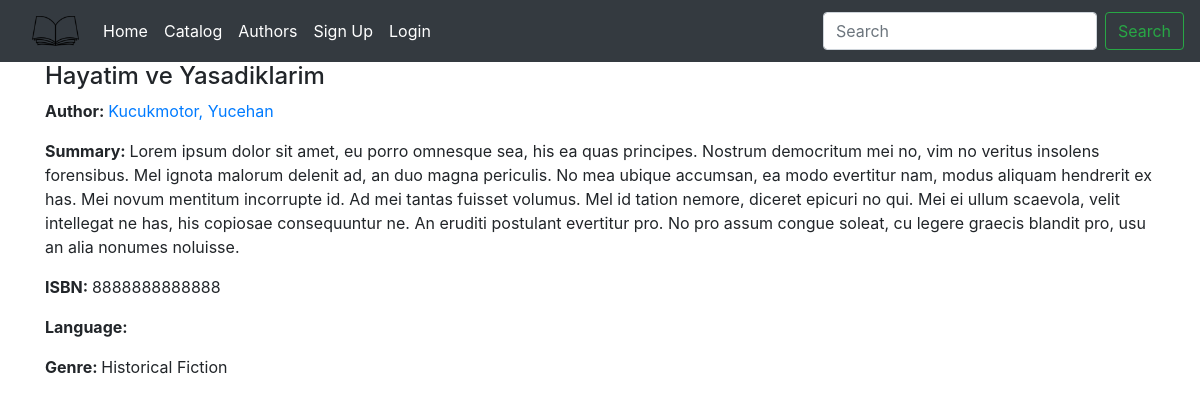
The app's page /catalog/6, older data.
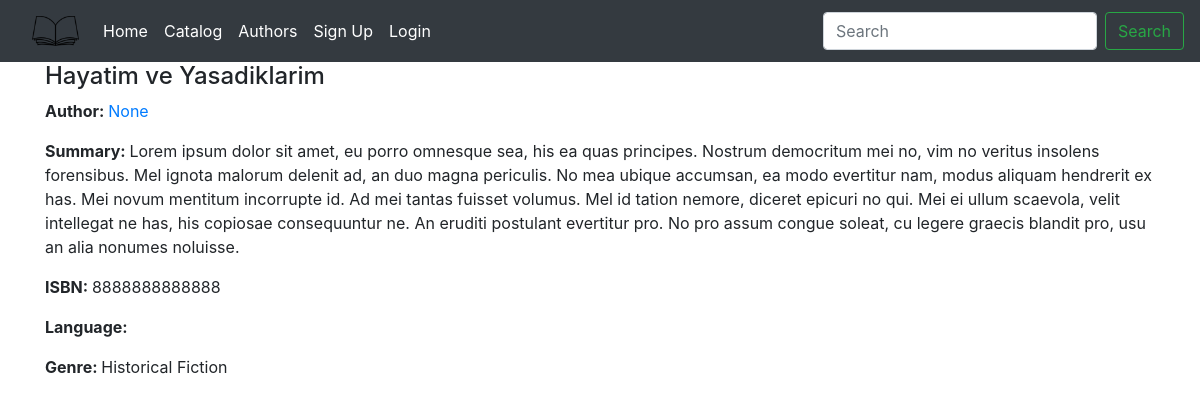
The same page, newer data.
### library_app/models.py (models this page shows, shortened)
class Book(models.Model):
    title = models.CharField(max_length=200)
    author = models.ForeignKey('Author', on_delete=models.SET_NULL, null=True)
    summary = models.TextField(max_length=1000,
                help_text='Enter a brief description of the book',
                null=True, blank=True)
    isbn = models.CharField('ISBN', max_length=13,
    help_text='13 Character <a href="https://www.isbn-international.org/content/what-isbn">ISBN number</a>',
    null=True, blank=True)
    genre = models.ManyToManyField(Genre,
                                   help_text='Select a genre for this book')
    def display_genre(self):
        """Create a string for the genre. This is required to display
        genre in Admin"""
        return ', '.join(genre.name for genre in self.genre.all()[:3])
    display_genre.short_description = 'Genre'

class Author(models.Model):
    first_name = models.CharField(max_length=50)
    last_name = models.CharField(max_length=75)
    date_of_birth = models.DateField(null=True, blank=True)
    date_of_death = models.DateField(verbose_name='Died', null=True, blank=True)
    bio = models.TextField(max_length=750, verbose_name='Author Biography',
                            default=None, null=True,
                            blank=True)
    def __str__(self):
        return f'{self.last_name}, {self.first_name}'
    class Meta:
        ordering = ['last_name', 'first_name']

### library_app/views.py (the view)
# urls.py: path('catalog/<int:pk>', views.BookDetailView.as_view(),
class BookDetailView(generic.DetailView):
    model = models.Book

### library_app/models.py (called while the page is built)
    def __str__(self):
        return self.name

### library_app/templates/library_app/book_detail.html (shortened to what this page needs)
{% extends "base.html" %}
{% block content %}
  <h4>{{ book.title }}</h4>
  <p><strong>Author: </strong><a href="{% url 'library_app:author-detail'  book.author.pk %}">{{book.author}}</a></p>
  <p><strong>Summary: </strong>{{book.summary}}</p>
  <p><strong>ISBN: </strong>{{book.isbn}}</p>
  <p><strong>Language: </strong>{{book.language}}</p>
  <p><strong>Genre: </strong>
    {% for genre in book.genre.all %}
      {{genre}}
    {% endfor %}</p>
  {% endblock %}

Row changes from the older to the newer data that the page shows:
changed Book "Hayatim ve Yasadiklarim": author "Kucukmotor, Yucehan" → "None"
